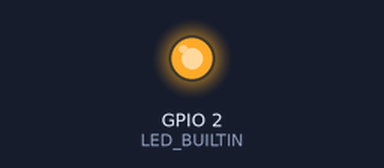
Bench run of a program on a simulated ESP8266 (NodeMCU). Parts: output pins drawn as LEDs (lit = HIGH, except the on-board LED, lit = LOW). WiFi joins after 1.5 s; servers stay silent unless stated; uploads are accepted with an empty reply; the local clock reads 2024-03-15 10:24:30 at power-on unless the program sets it; what the program prints to the serial monitor is not drawn.

Above: at 2.6 s.
At 8.0 s:
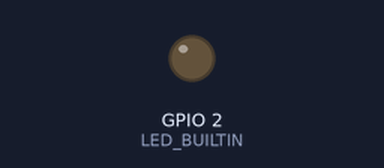
Timing chart, 0 to 16.3 s (numbered marks = the images above):
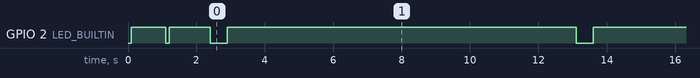

Measured:
- by itself, GPIO 2 (LED_BUILTIN): goes LOW 0.10 s, HIGH 1.2 s, 11 × (LOW 0.50 s, HIGH 10.2 s), LOW 0.50 s, then HIGH

The program:

Main.cpp
```cpp
#include <Arduino.h>
#include <ESP8266WiFi.h>
#include <ESP8266HTTPClient.h>
#include <TZ.h>
#include "LED.h"
#include "Certs.h"
#include "Fetch.h"

const char *STASSID = "";
const char *STAPSK = "";
const char *QYWXBOTKEY = "";

void wifiConnect(const char *ssid, const char *psk)
{
  WiFi.mode(WIFI_STA);
  WiFi.begin(ssid, psk);

  Serial.printf("Connecting(%s)", ssid);
  while (WiFi.status() != WL_CONNECTED)
  {
    LED_BLINK(delay(100));
    delay(1000);
  }
  Serial.println();

  Serial.print("Connected, IP address: ");
  Serial.println(WiFi.localIP());
}

char *getLocalTime()
{
  time_t now = time(nullptr);
  struct tm timeinfo;
  localtime_r(&now, &timeinfo);
  return asctime(&timeinfo);
}

// Set time via NTP, as required for x.509 validation
void timeSync()
{
  configTime(TZ_Asia_Shanghai, "ntp.aliyun.com", "ntp1.aliyun.com");

  Serial.print("Waiting for NTP time sync");
  time_t now = time(nullptr);
  while (now < 3600)
  {
    LED_BLINK(delay(100));
    delay(500);
    now = time(nullptr);
  }
  Serial.println("");

  struct tm timeinfo;
  localtime_r(&now, &timeinfo);
  Serial.print("Current time: ");
  Serial.print(asctime(&timeinfo));
}

void toast(const String &text)
{
  Respond res = Fetch.POST(
      String("https://qyapi.weixin.qq.com/cgi-bin/webhook/send?key=") + QYWXBOTKEY,
      String("{\"msgtype\":\"text\",\"text\":{\"content\":\"") + text + "\"}}");
  if (!res.isOk())
  {
    Serial.print("\r\nServer Respose Code: ");
    Serial.println(res._status);
  }
}

const String sysInfo()
{
  String result;

  result += String(getLocalTime()) + "\n";
  result += "flashSize: " + String(ESP.getFlashChipSize()) + "\n";
  result += "freestack: " + String(ESP.getFreeContStack()) + "\n";
  result += "freeHeap: " + String(ESP.getFreeHeap());

  return result;
}

void setup()
{
  pinMode(LED_BUILTIN, OUTPUT);

  Serial.begin(115200);
  Serial.println();

  wifiConnect(STASSID, STAPSK);

  timeSync();

  toast(ESP.getFullVersion());
}

void loop()
{
  LED_BLINK(delay(500));
  toast(sysInfo());
  delay(10000);
}
```

Certs.h
```cpp
// this file is autogenerated - any modification will be overwritten
// unused symbols will not be linked in the final binary
// generated on 2023-02-10 15:01:02
// by ['tool/cert.py', '-s', 'qyapi.weixin.qq.com']

#pragma once

////////////////////////////////////////////////////////////
// certificate chain for qyapi.weixin.qq.com:443

// CN: work.weixin.qq.com => name: work_weixin_qq_com
// not valid before: 2022-04-06 00:00:00
// not valid after:  2023-05-07 23:59:59
const char fingerprint_work_weixin_qq_com [] PROGMEM = "44:13:f9:24:12:4c:63:e9:d1:70:aa:be:da:5c:6b:65:32:57:6e:96";
const char pubkey_work_weixin_qq_com [] PROGMEM = R"PUBKEY(
-----BEGIN PUBLIC KEY-----
MIIBIjANBgkqhkiG9w0BAQEFAAOCAQ8AMIIBCgKCAQEAqMBbmOnDxISTdFSILNd2
2EdThR462NuuXmn6QU/4aztG2PLPIxRarfsutnco1LR6LPLIk1FBNcZszZBk2t/V
tUMfYod+NfcTSYb2xSYr9NnPRnBEbghWr6BpQM54Nw02IvhusrOceUNrOu534AwM
oSBgzRpx1UAuJdY2bVoa9ZRqY9hFHwc+nVV8mxpjLB+eNmOuJTOCNUVl7GpZtQoz
Brj9ZGII0vWEEjDWzWwa67mp3MaCJTUJ3azRFFVAiwospVhbrWFuy1MKEzQkfB+O
oTKkzbN4n54qQyiSBW/VFcx9DT4CZd3d16oesGJ3QPClVWeVynwnhkJLv0EzTCWl
SwIDAQAB
-----END PUBLIC KEY-----
)PUBKEY";

// http://cacerts.digicert.cn/DigiCertSecureSiteCNCAG3.crt
// CN: DigiCert Secure Site CN CA G3 => name: DigiCert_Secure_Site_CN_CA_G3
// not valid before: 2020-03-13 12:00:00
// not valid after:  2030-03-13 12:00:00
const char cert_DigiCert_Secure_Site_CN_CA_G3 [] PROGMEM = R"CERT(
-----BEGIN CERTIFICATE-----
MIIFCDCCA/CgAwIBAgIQBsk1GubwrG6wBvsMKqcyQTANBgkqhkiG9w0BAQsFADBh
MQswCQYDVQQGEwJVUzEVMBMGA1UEChMMRGlnaUNlcnQgSW5jMRkwFwYDVQQLExB3
d3cuZGlnaWNlcnQuY29tMSAwHgYDVQQDExdEaWdpQ2VydCBHbG9iYWwgUm9vdCBD
QTAeFw0yMDAzMTMxMjAwMDBaFw0zMDAzMTMxMjAwMDBaMEwxCzAJBgNVBAYTAlVT
MRUwEwYDVQQKEwxEaWdpQ2VydCBJbmMxJjAkBgNVBAMTHURpZ2lDZXJ0IFNlY3Vy
ZSBTaXRlIENOIENBIEczMIIBIjANBgkqhkiG9w0BAQEFAAOCAQ8AMIIBCgKCAQEA
8FvLH8zXOPwMrB5ZEdaUtfupXVj3ADIIt9uabxZnmnOJVeER4gBDBmuZ/5zvatiK
LqzE05lw03rvSXjiWjAwGSZQWbxz4qUIxGxOpvypsW5tbvcnKkPG9vs2tj+u+KSK
CCMA792c4rroXOBHjlQHl+ET+xnWc3nxobw7yL1vThEcBkCsLiu4BE5eETMzEplu
Z5hVT31EISTkU+L2qoVPqvl2vCLKmb4iKJYHpGIm1qVGRgf54kxfhRl9rEu4k2rQ
eUaJh4r5dKz1y0TFBwLIAM4nwGVc61H5S874Mt1Zw5i2kxnRymMNg5FFuCkQFIrj
UlFvlDohMoBNRvbtzHQAHQIDAQABo4IBzzCCAcswHQYDVR0OBBYEFETZyEozjtNS
jaeSlGEfmsilt+zLMB8GA1UdIwQYMBaAFAPeUDVW0Uy7ZvCj4hsbw5eyPdFVMA4G
A1UdDwEB/wQEAwIBhjAdBgNVHSUEFjAUBggrBgEFBQcDAQYIKwYBBQUHAwIwEgYD
VR0TAQH/BAgwBgEB/wIBADAzBggrBgEFBQcBAQQnMCUwIwYIKwYBBQUHMAGGF2h0
dHA6Ly9vY3NwLmRpZ2ljZXJ0LmNuMEAGA1UdHwQ5MDcwNaAzoDGGL2h0dHA6Ly9j
cmwuZGlnaWNlcnQuY24vRGlnaUNlcnRHbG9iYWxSb290Q0EuY3JsMIHOBgNVHSAE
gcYwgcMwgcAGBFUdIAAwgbcwKAYIKwYBBQUHAgEWHGh0dHBzOi8vd3d3LmRpZ2lj
ZXJ0LmNvbS9DUFMwgYoGCCsGAQUFBwICMH4MfEFueSB1c2Ugb2YgdGhpcyBDZXJ0
aWZpY2F0ZSBjb25zdGl0dXRlcyBhY2NlcHRhbmNlIG9mIHRoZSBSZWx5aW5nIFBh
cnR5IEFncmVlbWVudCBsb2NhdGVkIGF0IGh0dHBzOi8vd3d3LmRpZ2ljZXJ0LmNv
bS9ycGEtdWEwDQYJKoZIhvcNAQELBQADggEBAIEbzergTPhY7dFwqeIB+fRlzYgI
fo40x1uqb+sH3imvCC5V57mSVVPXwEe2hDHCpo2+zGGqot60EkVtLF0+bUpCXffc
3mzVx6ti7GX+znUK5Vh41aoNy1AUara/iWQbcUXo32BrRPmXE+kMzt3VWxQE6ybP
r/l4SAcusEOmuwCTzzkTRttvWCa9VLgY5SsZ0jIj+/eRvQJRxv8x24/HrTI95OMo
+cTFs6iaigj+k85GmxtbpYEJJ4M8E6AtrBQ/i6/jhVY5RssEcxn0sUEvl8Lpxnlr
vyedD9l6digYDmB5jATBq8i8aaLiD7gyah3GHeziwuKmebv3CeTy44o+ORM=
-----END CERTIFICATE-----
)CERT";

// end of certificate chain for qyapi.weixin.qq.com:443
////////////////////////////////////////////////////////////
```

Fetch.h
```cpp
#pragma once

#include <ESP8266WiFi.h>
#include <ESP8266HTTPClient.h>
#include <Certs.h>

class Respond
{
public:
    Respond();
    Respond(int status);
    Respond(int status, const String &payload);
    ~Respond(){};

    bool isOk();
    void setPayload(const String &payload);

    int _status;
    String _payload;
};

class HTTPRequest
{
public:
    HTTPRequest();
    ~HTTPRequest(){};

    Respond GET(const String &url);
    Respond POST(const String &url, const String &body);
    bool begin(const String &url);
    Respond sendRequest(const char *method);
    Respond sendRequest(const char *method, const String &body);
    void end();

    void addHeader(const String &name, const String &value);

private:
    HTTPClient *_http;
    WiFiClient *_tcp;
    X509List _cert;
    WiFiClientSecure *_tls;
};

extern HTTPRequest Fetch;
```

LED.h
```cpp
#pragma once

#define LED_ON digitalWrite(LED_BUILTIN, LOW)
#define LED_OFF digitalWrite(LED_BUILTIN, HIGH)
#define LED_BLINK(something) \
    LED_ON;                  \
    something;               \
    LED_OFF;
```

Fetch.cpp
```cpp
#include "Fetch.h"

HTTPRequest::HTTPRequest()
{
    _cert.append(cert_DigiCert_Secure_Site_CN_CA_G3);
}

Respond HTTPRequest::GET(const String &url)
{
    begin(url);
    Respond res = sendRequest("GET");
    res.setPayload(_http->getString());
    end();
    return res;
}

Respond HTTPRequest::POST(const String &url, const String &body)
{
    begin(url);
    Respond res = sendRequest("POST", body);
    res.setPayload(_http->getString());
    end();
    return res;
}

bool HTTPRequest::begin(const String &url)
{
    bool status;
    _http = new HTTPClient();
    if (url[4] == 's')
    {
        _tls = new WiFiClientSecure();
        _tls->setTrustAnchors(&_cert);
        status = _http->begin(*_tls, url);
    }
    else
    {
        _tcp = new WiFiClient();
        status = _http->begin(*_tcp, url);
    }
    _http->setReuse(false);
    return status;
}

Respond HTTPRequest::sendRequest(const char *method)
{
    return Respond(_http->sendRequest(method));
}

Respond HTTPRequest::sendRequest(const char *method, const String &body)
{
    return Respond(_http->sendRequest(method, body));
}

void HTTPRequest::end()
{
    _http->end();
    delete _http;
    delete _tcp;
    delete _tls;
}

void HTTPRequest::addHeader(const String &name, const String &value)
{
    _http->addHeader(name, value);
}

Respond::Respond()
{
    _status = 0;
}

Respond::Respond(int status)
{
    _status = status;
}

Respond::Respond(int status, const String &payload)
{
    _payload = payload;
}

bool Respond::isOk()
{
    return _status == HTTP_CODE_OK;
}

void Respond::setPayload(const String &payload)
{
    _payload = payload;
}

HTTPRequest Fetch;
```
